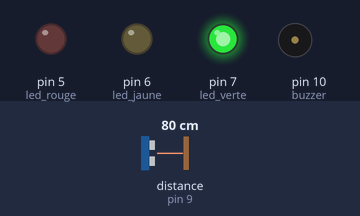
The sketch below on a simulated Arduino Uno, built with avr-gcc and run on an emulated ATmega328P. Shown: output pins drawn as LEDs (lit = HIGH), buzzer (waves = sounding). Wiring (inferred from the names in the program): ultrasonic range finder: trigger pin 8; echo pin 9. The inputs (shaded band) are chosen by the test bench; at power-on: distance to the obstacle (sensor on pin 9) 80 cm. The echo pulse lasts 58.3 µs per cm; pins used as bus, display or sensor lines are not drawn.

Above: at 1.2 s.
1.3 s: distance to the obstacle (sensor on pin 9) set to 35 cm
2.8 s: distance to the obstacle (sensor on pin 9) set to 28 cm
At 4.0 s:
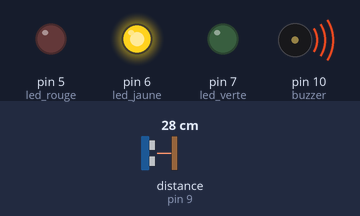
4.3 s: distance to the obstacle (sensor on pin 9) set to 14 cm
5.8 s: distance to the obstacle (sensor on pin 9) set to 11 cm
At 6.9 s:
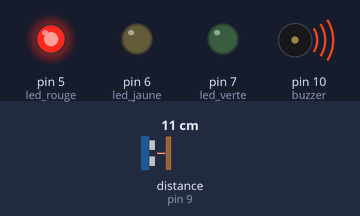
7.3 s: distance to the obstacle (sensor on pin 9) set to 18 cm
At 7.6 s:
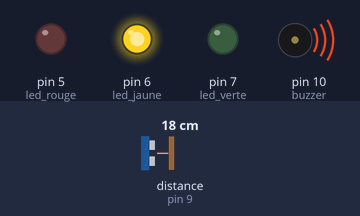
8.8 s: distance to the obstacle (sensor on pin 9) set to 2 cm
At 10.1 s:
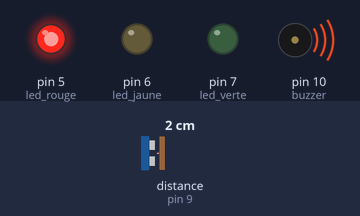
Timing chart, 0 to 11.3 s (numbered marks = the images above; inputs shaded):
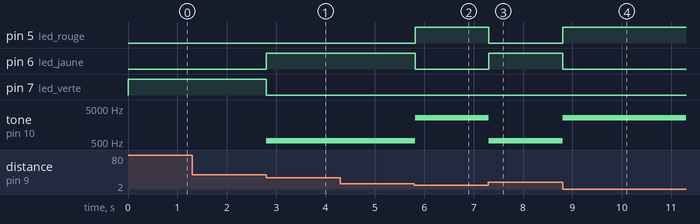

Measured:
- the behaviour switches between 32 and 31 cm on distance to the obstacle (sensor on pin 9) (found by bisection; images 0 and 1)
- the behaviour switches between 13 and 12 cm on distance to the obstacle (sensor on pin 9) (found by bisection; images 1 and 2)
- after the input at 1.3 s, every drawn part: stays the same
- after the input at 2.8 s, pin 6 (led_jaune): LOW → HIGH at once; pin 7 (led_verte): HIGH → LOW at once; tone on pin 10 (buzzer): silent → 550 Hz at once
- after the input at 4.3 s, every drawn part: stays the same
- after the input at 5.8 s, pin 5 (led_rouge): LOW → HIGH at once; pin 6 (led_jaune): HIGH → LOW at once; tone on pin 10 (buzzer): 550 Hz → 2555 Hz at once
- after the input at 7.3 s, pin 5 (led_rouge): HIGH → LOW at once; pin 6 (led_jaune): LOW → HIGH at once; tone on pin 10 (buzzer): 2555 Hz → 550 Hz at once
- after the input at 8.8 s, pin 5 (led_rouge): LOW → HIGH at once; pin 6 (led_jaune): HIGH → LOW at once; tone on pin 10 (buzzer): 550 Hz → 2555 Hz at once

The sketch:

capteur-distance.ino
```cpp
const int led_rouge = 5;
const int led_jaune = 6;
const int led_verte = 7;
int trigPin = 8;
int echoPin = 9;
int buzzer = 10;
int etat_led = 0;
int distance;
long duration;

void setup() {
  pinMode(led_rouge, OUTPUT);
  pinMode(led_verte, OUTPUT);
  pinMode(led_jaune, OUTPUT);
  pinMode(buzzer, OUTPUT);
  pinMode(trigPin, OUTPUT);
  pinMode(echoPin, INPUT);
}

void loop() {
  digitalWrite(trigPin, LOW);
  delayMicroseconds(2);
  digitalWrite(trigPin, HIGH);
  delayMicroseconds(10);
  digitalWrite(trigPin, LOW);

  duration = pulseIn(echoPin, HIGH);
  distance = 0.034 * duration / 2;

  if (distance > 30) {
    digitalWrite(led_verte, HIGH);
    digitalWrite(led_jaune, LOW);
    digitalWrite(led_rouge, LOW);
    noTone(buzzer);
  } else if (distance > 11) {
    digitalWrite(led_verte, LOW);
    digitalWrite(led_jaune, HIGH);
    digitalWrite(led_rouge, LOW);
    tone(buzzer, 550);
    delay(500);
  } else {
    digitalWrite(led_verte, LOW);
    digitalWrite(led_jaune, LOW);
    digitalWrite(led_rouge, HIGH);
    tone(buzzer, 2555);
  }
}
```
